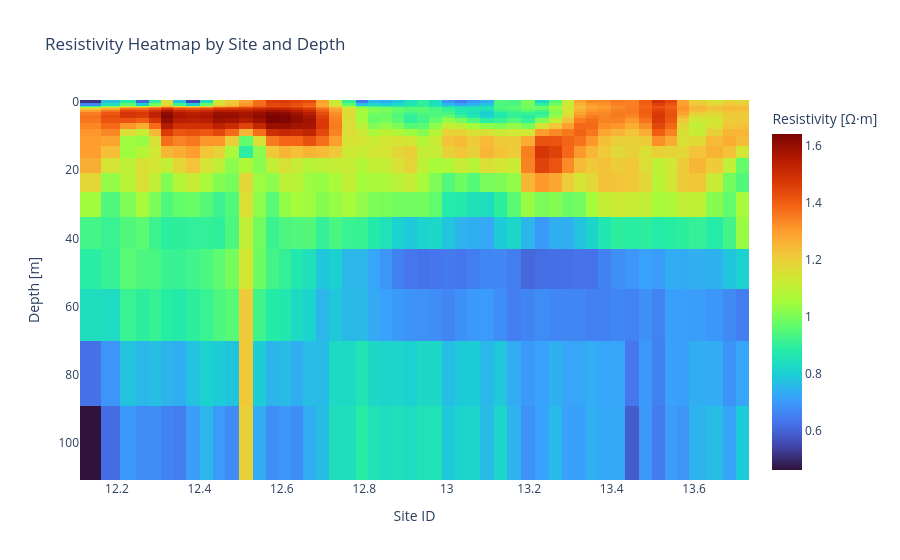

Here is the notebook cell this chart was saved with:
### Code cell
import plotly.express as px

# Pivot the melted DataFrame
df_layers_long['log_resistivity'] = np.log10(df_layers_long['resistivity'])

heatmap_df = df_layers_long.pivot_table(
    index='depth', columns='daytime', values='log_resistivity'
)

# Sort depth so it increases downward
heatmap_df = heatmap_df.sort_index(ascending=True)

fig = px.imshow(
    heatmap_df,
    aspect='auto',
    origin='lower',
    color_continuous_scale='turbo',
    labels={'x': 'Site ID', 'y': 'Depth [m]', 'color': 'Resistivity [Ω·m]'},
    title='Resistivity Heatmap by Site and Depth',
    zmin=heatmap_df.min().min(),
    zmax=heatmap_df.max().max(),
)

fig.update_yaxes(autorange="reversed")
fig.show()

### Figure 1 — Plotly figure (JSON) as saved in the notebook; plotly's stock layout.template omitted (floating-point values rounded to 4 significant figures; data arrays with more than 128 entries replaced by an {"elided": "..."} marker saying what was removed)
{"data": [{"coloraxis": "coloraxis", "hovertemplate": "Site ID: %{x}<br>Depth [m]: %{y}<br>Resistivity [Ω·m]: %{z}<extra></extra>", "name": "0", "type": "heatmap", "x": [12.14, 12.19, 12.23, 12.26, 12.29, 12.32, 12.35, 12.38, 12.42, 12.45, 12.48, 12.52, 12.55, 12.58, 12.61, 12.64, 12.67, 12.7, 12.73, 12.76, 12.79, 12.82, 12.85, 12.88, 12.91, 12.94, 12.97, 13.0, 13.03, 13.06, 13.1, 13.13, 13.16, 13.2, 13.23, 13.26, 13.29, 13.32, 13.35, 13.38, 13.41, 13.45, 13.48, 13.51, 13.54, 13.57, 13.6, 13.66, 13.68, 13.72], "xaxis": "x", "y": [0.0, 1.0, 1.274, 1.624, 2.069, 2.637, 3.36, 4.281, 5.456, 6.952, 8.859, 11.29, 14.38, 18.33, 23.36, 29.76, 37.93, 48.33, 61.58, 78.48, 100.0], "yaxis": "y", "z": {"elided": "21x50 float values"}}], "layout": {"coloraxis": {"cmax": 1.642, "cmin": 0.4639, "colorbar": {"title": {"text": "Resistivity [Ω·m]"}}, "colorscale": [[0, "#30123b"], [0.07143, "#4145ab"], [0.1429, "#4675ed"], [0.2143, "#39a2fc"], [0.2857, "#1bcfd4"], [0.3571, "#24eca6"], [0.4286, "#61fc6c"], [0.5, "#a4fc3b"], [0.5714, "#d1e834"], [0.6429, "#f3c63a"], [0.7143, "#fe9b2d"], [0.7857, "#f36315"], [0.8571, "#d93806"], [0.9286, "#b11901"], [1, "#7a0402"]]}, "title": {"text": "Resistivity Heatmap by Site and Depth"}, "xaxis": {"anchor": "y", "domain": [0, 1], "title": {"text": "Site ID"}}, "yaxis": {"anchor": "x", "autorange": "reversed", "domain": [0, 1], "title": {"text": "Depth [m]"}}}}
